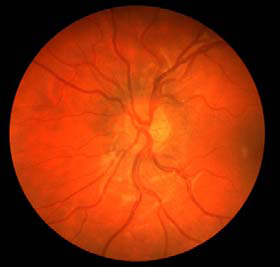
%> input picture retina1.png, 280 x 267 px
$ octave try2.m   (GNU Octave 9; MATLAB toolbox functions it lacks are replaced by stand-ins)
%> lines starting %> are read from the running program, lines starting %| are printed output that depends on the picture; in (x1, y1, x2, y2) boxes, pixels count from 0 and x2, y2 are one past the last pixel; in counts of white or black regions, pixels touching at a corner belong together; the program's own positions count from 1


retina1 = imread('retina1.png'); %read in image
%> retina1 is the input picture: size 267x280x3 uint8; mean R, G, B 146.6, 47.7, 9.5
gr1 = rgb2gray(retina1);
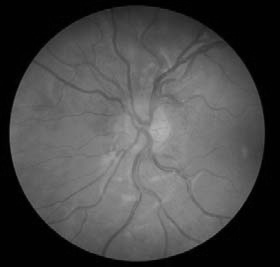
%> gr1: size 267x280 uint8; min 0, max 181, mean 72.9
mono1= imread('monochrome1.png');
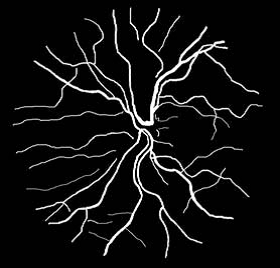
%> input picture monochrome1.png, 280 x 268 px
%> mono1 is the input picture: size 268x280x3 uint8; min 0, max 255, mean 17.5
mono1= rgb2gray(mono1);
%> mono1: size 268x280 uint8
mono1 = imbinarize(mono1);
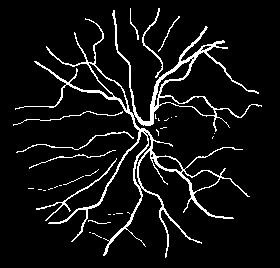
%> mono1: size 268x280 logical; 7.2% white in thin lines or dots, all inside (x1, y1, x2, y2) = (13, 8, 262, 258)
mono1 = imresize(mono1,[267 280]);
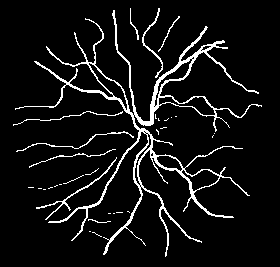
%> mono1: size 267x280 logical; 7.2% white in thin lines or dots, all inside (x1, y1, x2, y2) = (13, 8, 262, 257)

redc = retina1(:,:,1);
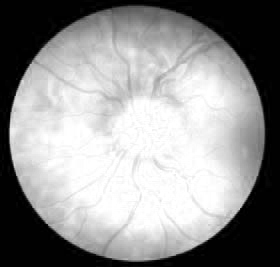
%> redc: size 267x280 uint8; min 0, max 255, mean 146.6
%redcg = rgb2gray(redc);
redc = histeq(redc);
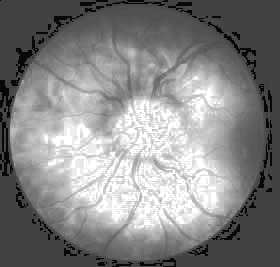
%> redc: size 267x280 uint8; min 8, max 255, mean 133.6
redc2 = imbinarize(redc,0.8);
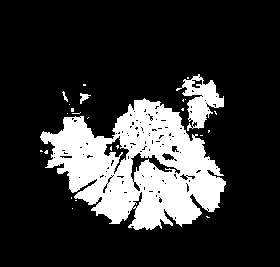
%> redc2: size 267x280 logical; 20.1% white; 25 white regions (21 under 20 px), largest, box (x1, y1, x2, y2) and area: (40, 98, 226, 230) 13636, (176, 74, 224, 131) 1188, (80, 93, 91, 104) 57, (62, 91, 68, 102) 25

subplot(2,2,1)
imshow(redc)
